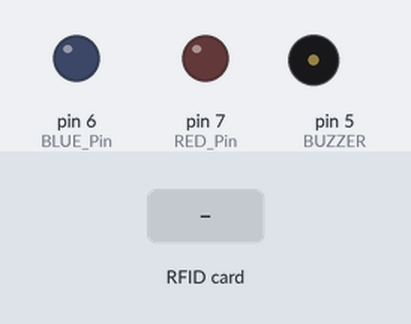
Bench run of a sketch on a simulated Arduino Uno, built with avr-gcc and run on an emulated ATmega328P. Shown: output pins drawn as LEDs (lit = HIGH), buzzer (waves = sounding). The test bench sets the inputs (shaded band). Pins used as bus, display or sensor lines are not drawn; what the sketch prints to the serial monitor is not drawn.

Above: at 1.2 s.
1.3 s: RFID card 5E 7A 19 C4 held to the reader
At 1.4 s:
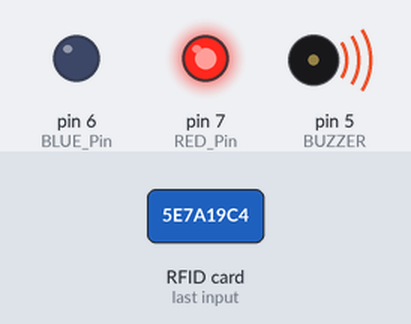
Timing chart, 0 to 4.3 s (numbered marks = the images above; inputs shaded):
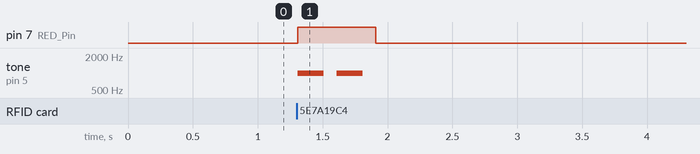

Measured:
- after the input at 1.3 s, pin 7 (RED_Pin): LOW → HIGH at once, → LOW 0.60 s later; tone on pin 5 (BUZZER): alternates 1000 Hz for 0.20 s and silent for 0.10 s, 4 changes in all, then stays silent, starting at once

The sketch:

13_RFID_02.ino
```cpp
#include <SPI.h>
#include <MFRC522.h>

#define SS_PIN 10
#define RST_PIN 9
int RED_Pin = 7;
int BLUE_Pin = 6;
int BUZZER =5;

byte whiteCardUID[] = {62, 176, 186, 2};

MFRC522 myMFRC(SS_PIN, RST_PIN);

void setup() {
  Serial.begin(9600);
  SPI.begin();
  myMFRC.PCD_Init();

  pinMode(RED_Pin,OUTPUT);
  pinMode(BLUE_Pin,OUTPUT);
  pinMode(BUZZER,OUTPUT);

  myMFRC.PCD_DumpVersionToSerial();
  Serial.println("RFID 통신 준비 완료");
}

void loop() {

  if (!myMFRC.PICC_IsNewCardPresent()){
    return;
  }
  if (!myMFRC.PICC_ReadCardSerial()){
    return;

  Serial.print("card UID : ");
  }

  for (byte i = 0; i < myMFRC.uid.size; i++) {
    Serial.print(myMFRC.uid.uidByte[i]);
    Serial.print(" ");
  }
  Serial.println("");

  bool isWhiteCard = true;
  for (byte i = 0; i < myMFRC.uid.size; i++) {
    if (myMFRC.uid.uidByte[i] != whiteCardUID[i]) {
      isWhiteCard = false;
      break;
    }
  }

  if (isWhiteCard) {
    Serial.println("흰색 태그입니다");
    digitalWrite(BLUE_Pin, HIGH);
    tone(BUZZER, 1000, 200);
    delay(500);
    digitalWrite(BLUE_Pin, LOW);
  } else {
    Serial.println("다른 태그입니다");
    digitalWrite(RED_Pin, HIGH);
    tone(BUZZER, 1000, 200);
    delay(300);
    tone(BUZZER, 1000, 200);
    delay(300);

    digitalWrite(RED_Pin, LOW);
  }

  myMFRC.PICC_HaltA();
  myMFRC.PCD_StopCrypto1();

  delay(1000);
  }
```
